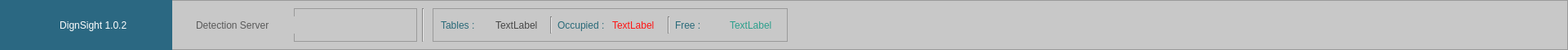
      <widget class="QFrame" name="frame_14">
       <property name="geometry">
        <rect>
         <x>0</x>
         <y>940</y>
         <width>1921</width>
         <height>61</height>
        </rect>
       </property>
       <property name="styleSheet">
        <string notr="true">background-color: rgb(200, 200, 200);
color: rgb(255, 255, 255);</string>
       </property>
       <property name="frameShape">
        <enum>QFrame::Shape::StyledPanel</enum>
       </property>
       <property name="frameShadow">
        <enum>QFrame::Shadow::Raised</enum>
       </property>
       <widget class="QLabel" name="label_19">
        <property name="geometry">
         <rect>
          <x>0</x>
          <y>0</y>
          <width>211</width>
          <height>61</height>
         </rect>
        </property>
        <property name="styleSheet">
         <string notr="true">font: 9pt &quot;Segoe UI&quot;;
background-color: rgb(43, 104, 130);
</string>
        </property>
        <property name="text">
         <string>                      DignSight 1.0.2 </string>
        </property>
       </widget>
       <widget class="Line" name="line_9">
        <property name="geometry">
         <rect>
          <x>510</x>
          <y>10</y>
          <width>16</width>
          <height>41</height>
         </rect>
        </property>
        <property name="orientation">
         <enum>Qt::Orientation::Vertical</enum>
        </property>
       </widget>
       <widget class="QFrame" name="frame_16">
        <property name="geometry">
         <rect>
          <x>530</x>
          <y>10</y>
          <width>435</width>
          <height>41</height>
         </rect>
        </property>
        <property name="frameShape">
         <enum>QFrame::Shape::StyledPanel</enum>
        </property>
        <property name="frameShadow">
         <enum>QFrame::Shadow::Raised</enum>
        </property>
        <layout class="QHBoxLayout" name="horizontalLayout_4">
         <item>
          <widget class="QLabel" name="label_20">
           <property name="styleSheet">
            <string notr="true">color: rgb(40, 105, 120);
font: 11pt &quot;Tahoma&quot;;</string>
           </property>
           <property name="text">
            <string>Tables :</string>
           </property>
          </widget>
         </item>
         <item>
          <widget class="QLabel" name="label_number_of_tables">
           <property name="styleSheet">
            <string notr="true">color: rgb(70, 70, 70);
font: 700 12pt &quot;Segoe UI&quot;;</string>
           </property>
           <property name="text">
            <string>TextLabel</string>
           </property>
          </widget>
         </item>
         <item>
          <widget class="Line" name="line_3">
           <property name="orientation">
            <enum>Qt::Orientation::Vertical</enum>
           </property>
          </widget>
         </item>
         <item>
          <widget class="QLabel" name="label_23">
           <property name="styleSheet">
            <string notr="true">color: rgb(40, 105, 120);
font: 11pt &quot;Tahoma&quot;;</string>
           </property>
           <property name="text">
            <string>Occupied : </string>
           </property>
          </widget>
         </item>
         <item>
          <widget class="QLabel" name="label_occupied_tables">
           <property name="styleSheet">
            <string notr="true">color: rgb(255, 19, 19);
font: 700 12pt &quot;Segoe UI&quot;;</string>
           </property>
           <property name="text">
            <string>TextLabel</string>
           </property>
          </widget>
         </item>
         <item>
          <widget class="Line" name="line_10">
           <property name="orientation">
            <enum>Qt::Orientation::Vertical</enum>
           </property>
          </widget>
         </item>
         <item>
          <widget class="QLabel" name="label_24">
           <property name="styleSheet">
            <string notr="true">color: rgb(40, 105, 120);
font: 11pt &quot;Tahoma&quot;;</string>
           </property>
           <property name="text">
            <string>Free : </string>
           </property>
          </widget>
         </item>
         <item>
          <widget class="QLabel" name="label_free_tables">
           <property name="styleSheet">
            <string notr="true">color: rgb(44, 159, 140);
font: 700 12pt &quot;Segoe UI&quot;;</string>
           </property>
           <property name="text">
            <string>TextLabel</string>
           </property>
          </widget>
         </item>
        </layout>
       </widget>
       <widget class="QLabel" name="label_25">
        <property name="geometry">
         <rect>
          <x>240</x>
          <y>10</y>
          <width>241</width>
          <height>41</height>
         </rect>
        </property>
        <property name="styleSheet">
         <string notr="true">color: rgb(89, 89, 89);
font: 11pt &quot;Segoe UI&quot;;</string>
        </property>
        <property name="text">
         <string>Detection Server</string>
        </property>
       </widget>
       <widget class="QFrame" name="frame_12">
        <property name="geometry">
         <rect>
          <x>360</x>
          <y>10</y>
          <width>151</width>
          <height>41</height>
         </rect>
        </property>
        <property name="frameShape">
         <enum>QFrame::Shape::StyledPanel</enum>
        </property>
        <property name="frameShadow">
         <enum>QFrame::Shadow::Raised</enum>
        </property>
        <layout class="QHBoxLayout" name="horizontalLayout_5"/>
       </widget>
       <widget class="QGraphicsView" name="green_led">
        <property name="geometry">
         <rect>
          <x>450</x>
          <y>20</y>
          <width>28</width>
          <height>21</height>
         </rect>
        </property>
        <property name="minimumSize">
         <size>
          <width>15</width>
          <height>20</height>
         </size>
        </property>
        <property name="styleSheet">
         <string notr="true">background-color: rgb(200, 200, 200);
</string>
        </property>
        <property name="frameShape">
         <enum>QFrame::Shape::NoFrame</enum>
        </property>
       </widget>
       <widget class="QGraphicsView" name="red_led">
        <property name="geometry">
         <rect>
          <x>360</x>
          <y>20</y>
          <width>31</width>
          <height>21</height>
         </rect>
        </property>
        <property name="minimumSize">
         <size>
          <width>15</width>
          <height>20</height>
         </size>
        </property>
        <property name="styleSheet">
         <string notr="true">background-color: rgb(200, 200, 200);
</string>
        </property>
        <property name="frameShape">
         <enum>QFrame::Shape::NoFrame</enum>
        </property>
       </widget>
      </widget>
